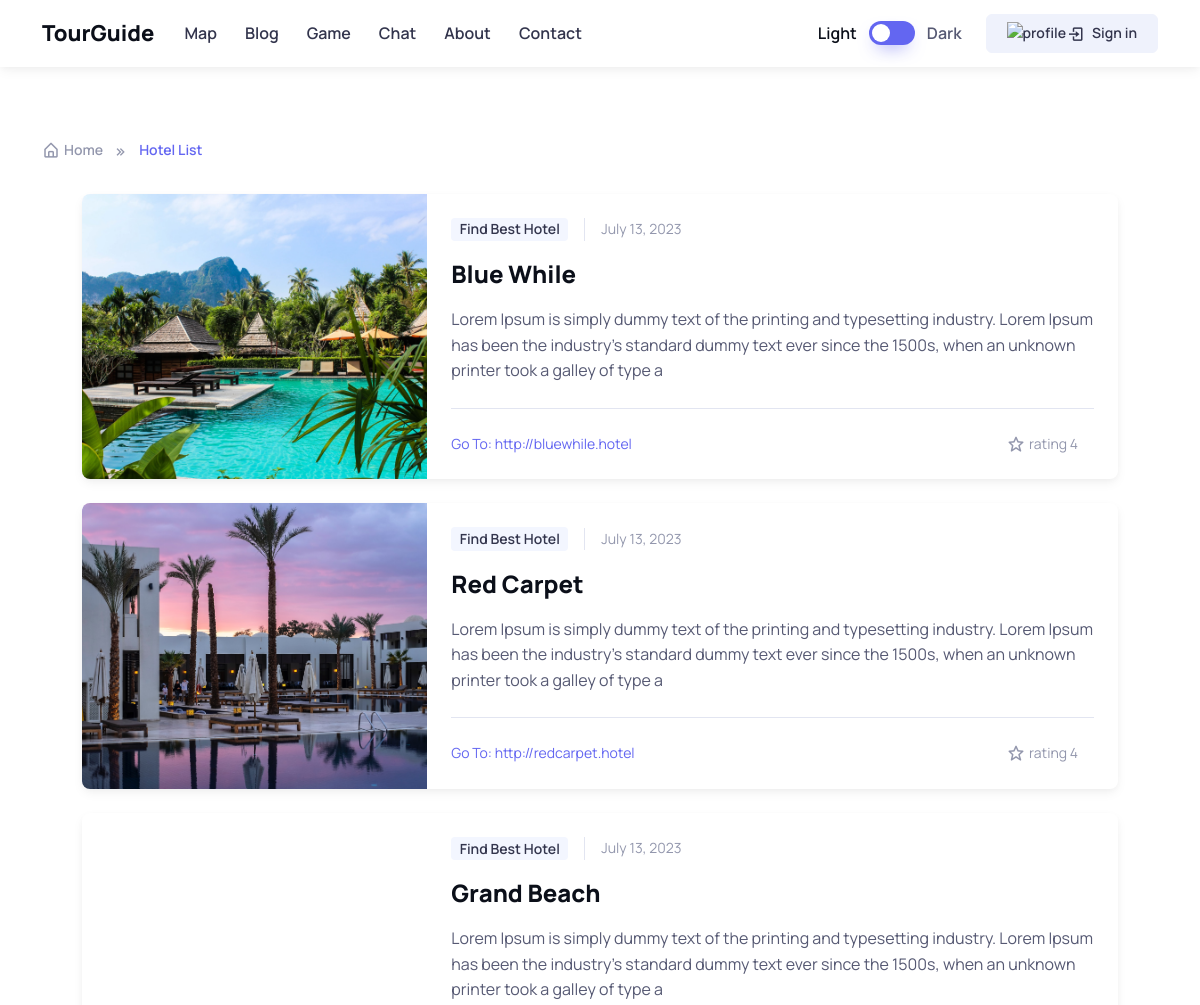
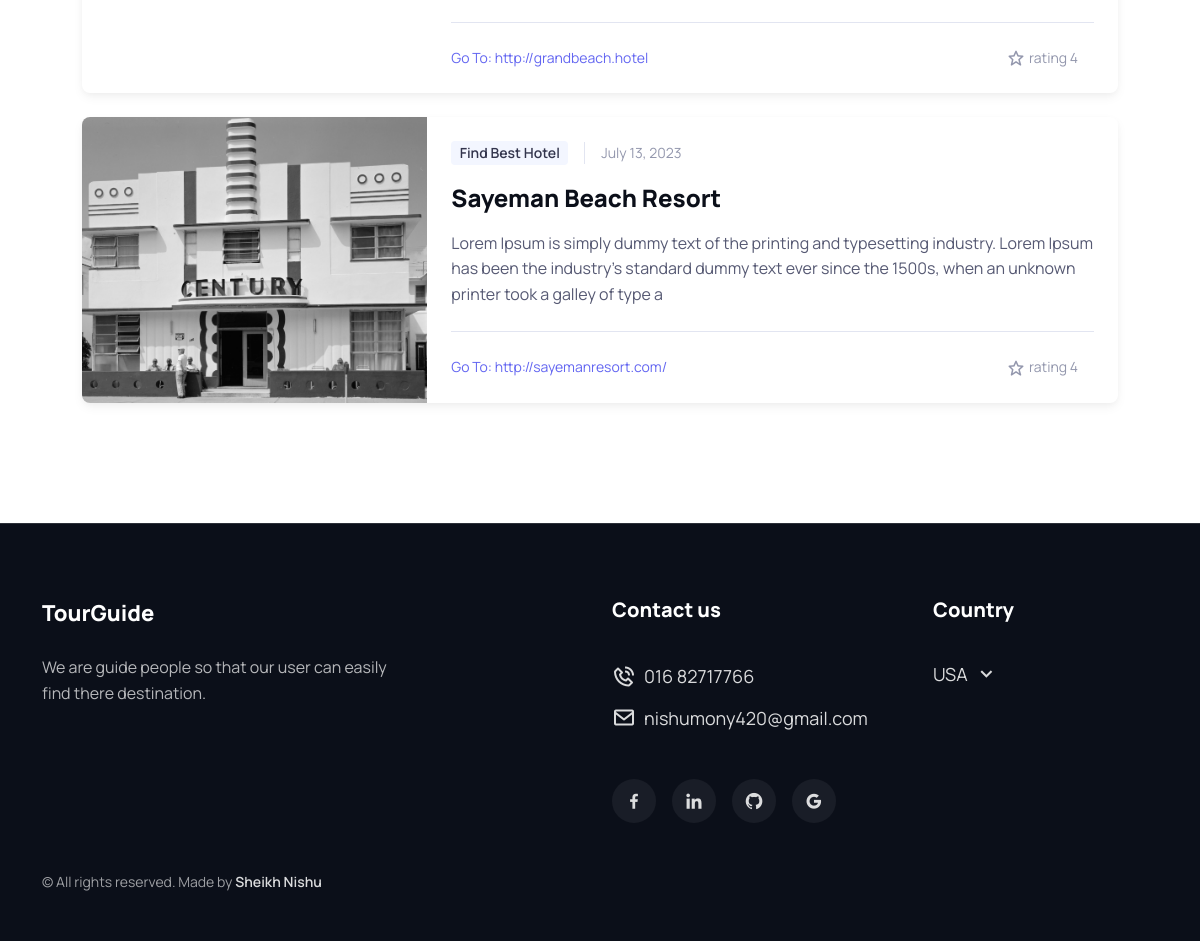
The page /hotel/ on the database its author committed (2 pictures, top to bottom).
### tourplan/models/hotels.py (models this page shows, shortened)
class Hotel(models.Model):
    RATING_STATUS = (
        (1, "★☆☆☆☆"),
        (2, "★★☆☆☆"),
        (3, "★★★☆☆"),
        (4, "★★★★☆"),
        (5, "★★★★★"),
    )
    name = models.CharField(max_length=120)
    slug = models.SlugField(blank=True)
    details = models.CharField(max_length=200)
    address = models.ForeignKey(Location, on_delete=models.CASCADE, related_name='hotels')
    rating = models.IntegerField(choices=RATING_STATUS)
    weblink = models.URLField()
    image = models.ImageField(upload_to='hotel/')
    created_at = models.DateField(auto_now_add=True)

### tourplan/views.py (the view)
# urls.py: path('hotel/', views.hotel_view, name='hotel_list_page'),
def hotel_view(request):
    hotels = Hotel.objects.all()
    return render(request, 'tourplan/list/hotel_list.html', {'hotels': hotels})

### tourplan/templates/tourplan/list/hotel_list.html
{% extends '_base.html' %}
{% block container %}
    {% if not user.is_authenticated %}
        {% include 'navbar.html' %}
    {% else %}
        {% include 'navbar_in_logged_state.html' %}
    {% endif %}
    <main class="page-wrapper container">
        <nav class="mt-lg-4 mb-4" aria-label="breadcrumb">
            <ol class="breadcrumb mb-0 pt-5">
                <li class="breadcrumb-item">
                    <a href="{% url 'tourplan:home_page' %}"><i class="bx bx-home-alt fs-lg me-1"></i>Home</a>
                </li>
                <li class="breadcrumb-item active" aria-current="page">Hotel List</li>
            </ol>
        </nav>
        <section class="container mt-4 mb-lg-5 pt-lg-2 pb-5">
            {% for hotel in hotels %}
                <article class="card border-0 shadow-sm overflow-hidden mb-4">
                    <div class="row g-0">
                        <div class="col-sm-4 position-relative bg-position-center bg-repeat-0 bg-size-cover"
                             style="background-image: url({{ hotel.image.url }}); min-height: 15rem;">
                        </div>
                        <div class="col-sm-8">
                            <div class="card-body">
                                <div class="d-flex align-items-center mb-3">
                                    <a
                                       class="badge fs-sm text-nav bg-secondary text-decoration-none">Find Best Hotel</a>
                                    <span class="fs-sm text-muted border-start ps-3 ms-3">{{ hotel.created_at }}</span>
                                </div>
                                <h3 class="h4">
                                    <a>{{ hotel.name }}</a>
                                </h3>
                                <p>{{ hotel.details }}</p>
                                <hr class="my-4">
                                <div class="d-flex align-items-center justify-content-between">
                                    <a href="{{ hotel.weblink }}" class="fs-sm text-decoration-none">
                                        Go To: {{ hotel.weblink }}
                                    </a>
                                    <div class="d-flex align-items-center text-muted">
                                        <div class="d-flex align-items-center me-3">
                                            <i class="bx bx-star fs-lg me-1"></i>
                                            <span class="fs-sm">rating {{ hotel.rating }}</span>
                                        </div>
                                    </div>
                                </div>
                            </div>
                        </div>
                    </div>
                </article>
            {% endfor %}
        </section>
    </main>
    {% include 'footer.html' %}
{% endblock %}

### rows shown on the page
Hotel: image (picture), created_at "July 13, 2023", name "Blue While", details "Lorem Ipsum is simply dummy text of the printing and typesetting industry. Lorem Ipsum has been the industry's standard dummy text ever since the 1500s, when an unknown printer took a galley of type a", weblink "http://bluewhile.hotel", rating "4"
Hotel: image (picture), created_at "July 13, 2023", name "Red Carpet", details "Lorem Ipsum is simply dummy text of the printing and typesetting industry. Lorem Ipsum has been the industry's standard dummy text ever since the 1500s, when an unknown printer took a galley of type a", weblink "http://redcarpet.hotel", rating "4"
Hotel: created_at "July 13, 2023", name "Grand Beach", details "Lorem Ipsum is simply dummy text of the printing and typesetting industry. Lorem Ipsum has been the industry's standard dummy text ever since the 1500s, when an unknown printer took a galley of type a", weblink "http://grandbeach.hotel", rating "4"
Hotel: image (picture), created_at "July 13, 2023", name "Sayeman Beach Resort", details "Lorem Ipsum is simply dummy text of the printing and typesetting industry. Lorem Ipsum has been the industry's standard dummy text ever since the 1500s, when an unknown printer took a galley of type a", weblink "http://sayemanresort.com/", rating "4"
